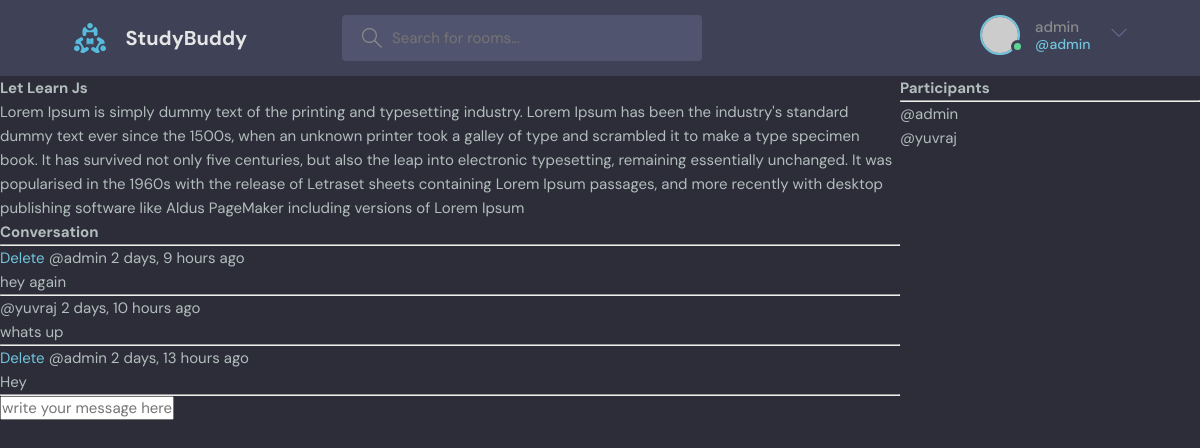
Screenshot of /room/1/ (signed in) with the database file from the repository.
### base/models.py (models this page shows, shortened)
class Room(models.Model):
    host = models.ForeignKey(User, on_delete=models.SET_NULL, null=True)
    topic = models.ForeignKey(Topic, on_delete=models.SET_NULL, null=True)
    name = models.CharField(max_length=200)
    description = models.TextField(null=True, blank=True)
    participants = models.ManyToManyField(User, related_name='participants',blank=True)
    updated = models.DateTimeField(auto_now=True)
    created = models.DateTimeField(auto_now_add=True)
    class Meta:
        ordering = ['-updated', '-created']

class Message(models.Model):
    user = models.ForeignKey(User, on_delete=models.CASCADE)
    room = models.ForeignKey(Room, on_delete=models.CASCADE)
    body = models.TextField()
    updated = models.DateTimeField(auto_now=True)
    created = models.DateTimeField(auto_now_add=True)
    class Meta:
        ordering = ['-updated', '-created']

### base/views.py (the view, shortened to what this page needs)
# urls.py: path('room/<str:pk>/',views.room, name="room"),
def room(request, pk):
    room=Room.objects.get(id=pk)
    room_messages=room.message_set.all()
    participants=room.participants.all()
    context={'room':room, 'room_messages': room_messages, 'participants':participants}
    return render(request,'base/room.html',context)

### base/templates/base/room.html (shortened to what this page needs)
{% extends 'main.html' %}
{% block content %}
<div class="room-container">
    <div>
<h1>{{room.name}}</h1>
<p>{{room.description}}</p>
<div class="comment-wrapper">
    <h3>Conversation</h3>
    <hr>
    {% for message in room_messages %}
        <div>
            {% if request.user == message.user %}
            <a href="{% url 'delete-message' message.id %}">Delete</a>
            {% endif %}
            <small>@{{message.user}} {{message.created|timesince}} ago</small>
            <p>{{message.body}}</p>
            <hr>
        </div>
    {% endfor %}
</div>
{% if request.user.is_authenticated %}
<div class="comment-form">
    <form method="POST" action="">
        <input type="text" name="body" placeholder="write your message here..."/>
    </form>
</div>
{% endif %}
    </div>
    <di>
        <h3>Participants</h3>
        <hr>
        {% for user in participants %}
            <div>
                <p>@{{user.username}}</p>
            </div>
        {% endfor %}
    </di>
</div>
{% endblock %}

### templates/navbar.html (shortened to what this page needs)
{% load static %}
<header class="header header--loggedIn">
    <div class="container">
      <a href="{% url 'home' %}" class="header__logo">
        <img src="{% static 'images/logo.svg' %}" />
        <h1>StudyBuddy</h1>
      </a>
      <form class="header__search" method="GET" action="{% url 'home' %}">
        <label>
          <input name="q" placeholder="Search for rooms..." />
        </label>
      </form>
      <nav class="header__menu">
        {% if request.user.is_authenticated %}
        <div class="header__user">
          <a href="profile.html">
            <div class="avatar avatar--medium active">
              <img src="https://randomuser.me/api/portraits/men/37.jpg" />
            </div>
            <p>{{request.user.username}} <span>@{{request.user.username}}</span></p>
          </a>
          <button class="dropdown-button">
            <svg version="1.1" xmlns="http://www.w3.org/2000/svg" width="32" height="32" viewBox="0 0 32 32">
              <title>chevron-down</title>
              <path d="M16 21l-13-13h-3l16 16 16-16h-3l-13 13z"></path>
            </svg>
          </button>
        </div>
        {% else %}
        <a href="{% url 'login' %}">
          <img src="{% static 'images/avatar--medium.svg' %}" />
          <p>Login</p>
        </a>
        {% endif %}
      </nav>
    </div>
  </header>

### static/styles/style.css (style rules this page uses)
:root { --color-main: #71c6dd; --color-main-light: #e1f6fb; --color-dark: #3f4156; --color-dark-medium: #51546e; --color-dark-light: #696d97; --color-light: #e5e5e5; --color-gray: #8b8b8b; --color-light-gray: #b2bdbd; --color-bg: #2d2d39; --color-success: #5dd693; --color-error: #fc4b0b; }
* { font-family: "DM Sans", -apple-system, BlinkMacSystemFont, "Segoe UI", Roboto, Oxygen, Ubuntu, Cantarell, "Open Sans", "Helvetica Neue", sans-serif; margin: 0; padding: 0; box-sizing: border-box; text-rendering: optimizeLegibility; font-size: inherit; }
html { font-size: 56.25%; }
@media only screen and (min-width: 1200px) { html { font-size: 62.5%; } }
body { line-height: 1.6; font-weight: 400; font-size: 1.5rem; color: var(--color-light-gray); background-color: var(--color-bg); min-height: 100vh; }
img { width: 100%; }
a { display: inline-block; color: var(--color-main); text-decoration: none; }
.container { max-width: 120rem; width: 90%; margin: auto; }
.avatar { position: relative; display: inline-block; border-radius: 50%; border: 2px solid var(--color-main); }
.avatar img { display: block; border-radius: 50%; object-fit: cover; object-position: center; }
.avatar::after { content: ""; display: block; position: absolute; background-color: var(--color-gray); z-index: 111; border-radius: 50%; border: 0.3rem solid var(--color-dark); }
.avatar.active::after { background-color: var(--color-success); }
.avatar.avatar--medium img { width: 3.6rem; height: 3.6rem; border-radius: 50%; }
.avatar.avatar--medium:after { width: 0.7rem; height: 0.7rem; bottom: 0px; right: -6px; }
.header { padding: 1.5rem; background-color: var(--color-dark); }
.header > .container { display: flex; gap: 9.5rem; }
.header__logo, .header__user { display: flex; gap: 2rem; align-items: center; }
.header__logo > img { height: 3.2rem; width: 3.2rem; }
.header__logo > h1 { font-weight: 700; font-size: 2rem; color: var(--color-light); }
.header__search > label { background-color: var(--color-dark-medium); padding: 1.3rem 1rem; display: flex; align-items: center; gap: 1rem; border-radius: 4px; }
.header__search svg { fill: var(--color-gray); width: 2rem; height: 2rem; margin-left: 1rem; }
.header__search input { width: 30rem; background: transparent; border: none; outline: none; color: var(--color-light); }
.header__menu { margin-left: auto; position: relative; }
.header__menu a { display: flex; gap: 1.5rem; align-items: center; font-weight: 500; text-decoration: none; color: var(--color-gray); }
.header__menu img { height: 3.6rem; }
.header__menu p { line-height: 1.2; }
.header__menu span { color: var(--color-main); font-weight: 500; font-size: 1.4rem; display: block; }
.header__menu svg { width: 1.6rem; height: 1.6rem; fill: var(--color-dark-light); }
.dropdown-button { background: transparent; border: 0; outline: 0; cursor: pointer; }

### base/templates/base/room.html (style rules this page uses)
.room-container { display: grid; grid-template-columns: 3fr 1fr; }

### rows the page displays
Room: name "Let Learn Js", description "Lorem Ipsum is simply dummy text of the printing and typesetting industry. Lorem Ipsum has been the industry's standard dummy text ever since the 1500s, when an unknown printer took a galley of type and scrambled it to make a type specimen book. It has survived not only five centuries, but also the leap into electronic typesetting, remaining essentially unchanged. It was popularised in the 1960s with the release of Letraset sheets containing Lorem Ipsum passages, and more recently with desktop publishing software like Aldus PageMaker including versions of Lorem Ipsum"
Message: shows "Delete", user "admin", created "2 days, 9 hours", body "hey again"
Message: user "yuvraj", created "2 days, 10 hours", body "whats up"
Message: shows "Delete", user "admin", created "2 days, 13 hours", body "Hey"

### other values shown
{{ request.user.username }} "admin"
{{ user.username }} "admin"
{{ user.username }} "yuvraj"
